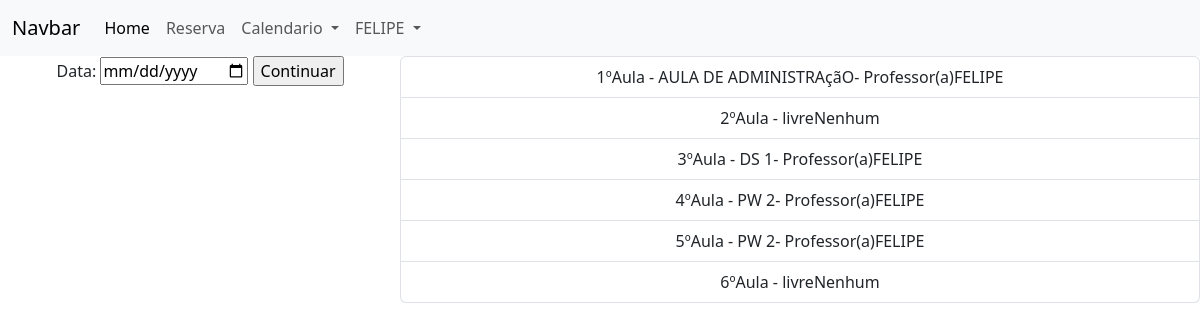
The app's page /Calendario/dia.php?data=2024-05-28 (signed in) with its own data.
### tables this page shows
CREATE TABLE `reserva` (
  `res_cod` int(11) NOT NULL,
  `res_desc` varchar(200) DEFAULT NULL,
  `res_aula` int(11) NOT NULL,
  `res_data` date NOT NULL,
  `res_dataRes` datetime NOT NULL,
  `res_isActive` bit(1) NOT NULL,
  `lab_cod` int(11) NOT NULL,
  `prof_cod` int(11) DEFAULT NULL
);

CREATE TABLE `professor` (
  `prof_cod` int(11) NOT NULL,
  `prof_nome` varchar(40) NOT NULL,
  `prof_senha` varchar(20) NOT NULL,
  `prof_isActive` bit(1) NOT NULL
);

### Calendario/dia.php (the view, shortened to what this page needs)
<?php
include_once ("../navbar.php");
?>
<div class="row g-0 text-center">
    <div class="col-6 col-md-4">
        <form action="" method="get">
            <label for="data">Data:</label>
            <input type="date" name="data" id="data">
            <input type="submit" value="Continuar">
        </form>
    </div>
    <div class="col-sm-6 col-md-8">
        <div class="list-group">
        <?php
        if (isset($_GET['data'])) {
            $data = $_GET['data'];
        } else {
            $data = date("Y-m-d");
        }
        $slq = mysqli_query($conexao, "SELECT r.res_aula as aula,r.res_desc as descr,r.res_isActive as active, p.prof_nome as prof FROM reserva as r INNER JOIN professor as p on r.prof_cod=p.prof_cod INNER JOIN laboratorio as l on r.lab_cod=l.lab_cod WHERE r.res_data = '$data' ORDER BY r.res_aula ASC");
         while ($reserva = mysqli_fetch_array($slq)) {
                switch ($reserva["aula"]) {
                    case "1":
                        $aula1 = ['desc' => $reserva['descr'],'prof' => $reserva['prof']];
                        break;
                    case "3":
                        $aula3 = array('desc' => $reserva['descr'],'prof' => $reserva['prof']);
                        break;
                    case "4":
                        $aula4 = array('desc' => $reserva['descr'],'prof' => $reserva['prof']);
                        break;
                    case "5":
                        $aula5 = array('desc' => $reserva['descr'],'prof' => $reserva['prof']);
                        break;
                    }
            }
        ; ?>
        <a class="list-group-item list-group-item-action" <?php if(!isset($aula1)){echo 'href="../Reserva/formReserva.php?data='.$data.'&aula=1"';}else{echo 'disabled';}?>>1ºAula - <?php if(!isset($aula1)){echo "livre";}else{echo $aula1['desc'];}if(!isset($aula1)){echo "Nenhum";}else{echo '- Professor(a)'.$aula1['prof'];}  ?></a>
        <a class="list-group-item list-group-item-action" <?php if(!isset($aula1)){echo 'href="../Reserva/formReserva.php?data='.$data.'&aula=2"';}else{echo 'disabled';}?>>2ºAula - <?php if(!isset($aula2)){echo "livre";}else{echo $aula2['desc'];}if(!isset($aula2)){echo "Nenhum";}else{echo '- Professor(a)'.$aula2['prof'];}  ?></a>
        <a class="list-group-item list-group-item-action" <?php if(!isset($aula1)){echo 'href="../Reserva/formReserva.php?data='.$data.'&aula=3"';}else{echo 'disabled';}?>>3ºAula - <?php if(!isset($aula3)){echo "livre";}else{echo $aula3['desc'];}if(!isset($aula3)){echo "Nenhum";}else{echo '- Professor(a)'.$aula3['prof'];}  ?></a>
        <a class="list-group-item list-group-item-action" <?php if(!isset($aula1)){echo 'href="../Reserva/formReserva.php?data='.$data.'&aula=4"';}else{echo 'disabled';}?>>4ºAula - <?php if(!isset($aula4)){echo "livre";}else{echo $aula4['desc'];}if(!isset($aula4)){echo "Nenhum";}else{echo '- Professor(a)'.$aula4['prof'];}  ?></a>
        <a class="list-group-item list-group-item-action" <?php if(!isset($aula1)){echo 'href="../Reserva/formReserva.php?data='.$data.'&aula=5"';}else{echo 'disabled';}?>>5ºAula - <?php if(!isset($aula5)){echo "livre";}else{echo $aula5['desc'];}if(!isset($aula5)){echo "Nenhum";}else{echo '- Professor(a)'.$aula5['prof'];}  ?></a>
        <a class="list-group-item list-group-item-action" <?php if(!isset($aula1)){echo 'href="../Reserva/formReserva.php?data='.$data.'&aula=6"';}else{echo 'disabled';}?>>6ºAula - <?php if(!isset($aula6)){echo "livre";}else{echo $aula6['desc'];}if(!isset($aula6)){echo "Nenhum";}else{echo '- Professor(a)'.$aula6['prof'];}  ?></a>
        </div>
    </div>
</div>

### records on screen
reserva: res_desc "AULA DE ADMINISTRAçãO"
professor: prof_nome "FELIPE"
reserva: res_desc "DS 1"
reserva: res_desc "PW 2"
reserva: res_desc "PW 2"

### other values on screen
$_SESSION['nome'] "FELIPE"
